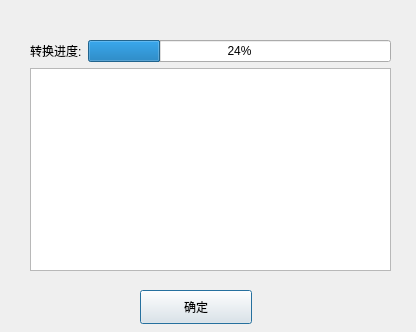
<?xml version="1.0" encoding="UTF-8"?>
<ui version="4.0">
 <class>ProcessDialog</class>
 <widget class="QDialog" name="ProcessDialog">
  <property name="geometry">
   <rect>
    <x>0</x>
    <y>0</y>
    <width>416</width>
    <height>332</height>
   </rect>
  </property>
  <property name="windowTitle">
   <string>进度</string>
  </property>
  <widget class="QPushButton" name="pushButton">
   <property name="geometry">
    <rect>
     <x>140</x>
     <y>290</y>
     <width>112</width>
     <height>34</height>
    </rect>
   </property>
   <property name="text">
    <string>确定</string>
   </property>
  </widget>
  <widget class="QWidget" name="">
   <property name="geometry">
    <rect>
     <x>30</x>
     <y>40</y>
     <width>361</width>
     <height>231</height>
    </rect>
   </property>
   <layout class="QVBoxLayout" name="verticalLayout">
    <item>
     <layout class="QHBoxLayout" name="horizontalLayout">
      <item>
       <widget class="QLabel" name="label">
        <property name="text">
         <string>转换进度:</string>
        </property>
       </widget>
      </item>
      <item>
       <widget class="QProgressBar" name="progressBar">
        <property name="value">
         <number>24</number>
        </property>
       </widget>
      </item>
     </layout>
    </item>
    <item>
     <widget class="QListWidget" name="ProcessList"/>
    </item>
   </layout>
  </widget>
 </widget>
 <resources/>
 <connections/>
</ui>
